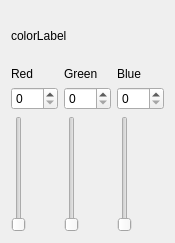
<?xml version="1.0" encoding="UTF-8"?>
<ui version="4.0">
 <class>Widget</class>
 <widget class="QWidget" name="Widget">
  <property name="geometry">
   <rect>
    <x>0</x>
    <y>0</y>
    <width>164</width>
    <height>243</height>
   </rect>
  </property>
  <property name="windowTitle">
   <string>Widget</string>
  </property>
  <layout class="QVBoxLayout" name="verticalLayout_4">
   <item>
    <widget class="QLabel" name="colorLabel">
     <property name="minimumSize">
      <size>
       <width>0</width>
       <height>50</height>
      </size>
     </property>
     <property name="text">
      <string>colorLabel</string>
     </property>
    </widget>
   </item>
   <item>
    <layout class="QHBoxLayout" name="horizontalLayout">
     <item>
      <layout class="QVBoxLayout" name="verticalLayout">
       <item>
        <widget class="QLabel" name="label">
         <property name="text">
          <string>Red</string>
         </property>
        </widget>
       </item>
       <item>
        <widget class="QSpinBox" name="redSpin">
         <property name="maximum">
          <number>255</number>
         </property>
        </widget>
       </item>
       <item>
        <widget class="QSlider" name="redSlider">
         <property name="maximum">
          <number>255</number>
         </property>
         <property name="orientation">
          <enum>Qt::Vertical</enum>
         </property>
        </widget>
       </item>
      </layout>
     </item>
     <item>
      <layout class="QVBoxLayout" name="verticalLayout_2">
       <item>
        <widget class="QLabel" name="label_2">
         <property name="text">
          <string>Green</string>
         </property>
        </widget>
       </item>
       <item>
        <widget class="QSpinBox" name="greenSpin">
         <property name="maximum">
          <number>255</number>
         </property>
        </widget>
       </item>
       <item>
        <widget class="QSlider" name="greenSlider">
         <property name="maximum">
          <number>255</number>
         </property>
         <property name="orientation">
          <enum>Qt::Vertical</enum>
         </property>
        </widget>
       </item>
      </layout>
     </item>
     <item>
      <layout class="QVBoxLayout" name="verticalLayout_3">
       <item>
        <widget class="QLabel" name="label_3">
         <property name="text">
          <string>Blue</string>
         </property>
        </widget>
       </item>
       <item>
        <widget class="QSpinBox" name="blueSpin">
         <property name="maximum">
          <number>255</number>
         </property>
        </widget>
       </item>
       <item>
        <widget class="QSlider" name="blueSlider">
         <property name="maximum">
          <number>255</number>
         </property>
         <property name="orientation">
          <enum>Qt::Vertical</enum>
         </property>
        </widget>
       </item>
      </layout>
     </item>
    </layout>
   </item>
  </layout>
 </widget>
 <layoutdefault spacing="6" margin="11"/>
 <resources/>
 <connections>
  <connection>
   <sender>blueSpin</sender>
   <signal>valueChanged(int)</signal>
   <receiver>blueSlider</receiver>
   <slot>setValue(int)</slot>
   <hints>
    <hint type="sourcelabel">
     <x>131</x>
     <y>95</y>
    </hint>
    <hint type="destinationlabel">
     <x>120</x>
     <y>171</y>
    </hint>
   </hints>
  </connection>
  <connection>
   <sender>blueSlider</sender>
   <signal>valueChanged(int)</signal>
   <receiver>blueSpin</receiver>
   <slot>setValue(int)</slot>
   <hints>
    <hint type="sourcelabel">
     <x>120</x>
     <y>171</y>
    </hint>
    <hint type="destinationlabel">
     <x>131</x>
     <y>95</y>
    </hint>
   </hints>
  </connection>
  <connection>
   <sender>redSlider</sender>
   <signal>valueChanged(int)</signal>
   <receiver>redSpin</receiver>
   <slot>setValue(int)</slot>
   <hints>
    <hint type="sourcelabel">
     <x>20</x>
     <y>171</y>
    </hint>
    <hint type="destinationlabel">
     <x>31</x>
     <y>95</y>
    </hint>
   </hints>
  </connection>
  <connection>
   <sender>redSpin</sender>
   <signal>valueChanged(int)</signal>
   <receiver>redSlider</receiver>
   <slot>setValue(int)</slot>
   <hints>
    <hint type="sourcelabel">
     <x>31</x>
     <y>95</y>
    </hint>
    <hint type="destinationlabel">
     <x>20</x>
     <y>171</y>
    </hint>
   </hints>
  </connection>
  <connection>
   <sender>greenSlider</sender>
   <signal>valueChanged(int)</signal>
   <receiver>greenSpin</receiver>
   <slot>setValue(int)</slot>
   <hints>
    <hint type="sourcelabel">
     <x>70</x>
     <y>171</y>
    </hint>
    <hint type="destinationlabel">
     <x>81</x>
     <y>95</y>
    </hint>
   </hints>
  </connection>
  <connection>
   <sender>greenSpin</sender>
   <signal>valueChanged(int)</signal>
   <receiver>greenSlider</receiver>
   <slot>setValue(int)</slot>
   <hints>
    <hint type="sourcelabel">
     <x>81</x>
     <y>95</y>
    </hint>
    <hint type="destinationlabel">
     <x>70</x>
     <y>171</y>
    </hint>
   </hints>
  </connection>
 </connections>
</ui>
